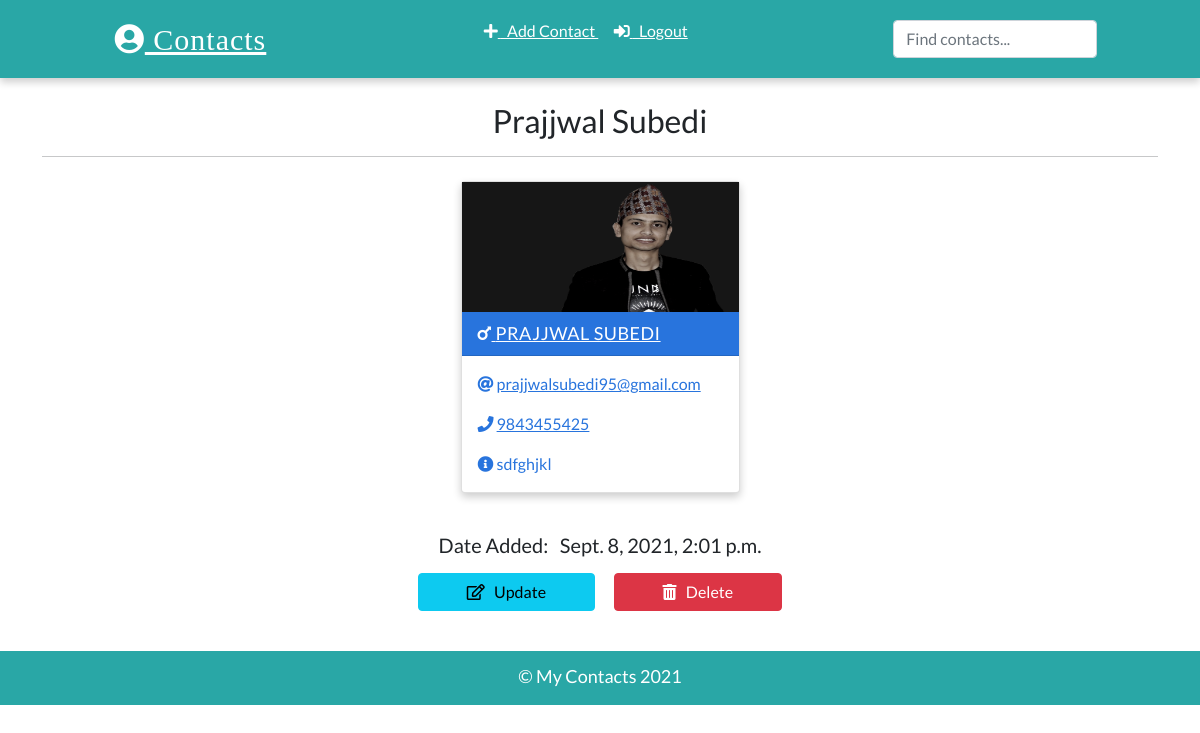
Page /detail/1/ (signed in) on the committed database.
### app/models.py (models this page shows, shortened)
class Contact(models.Model):
    manager = models.ForeignKey(User, on_delete=models.CASCADE, default = None)
    name = models.CharField(max_length=30)
    email = models.EmailField(max_length=100)
    phone = models.IntegerField()
    info = models.CharField(max_length=30)
    gender = models.CharField(max_length=20, choices=(
        ('male', 'Male'),
        ('female', 'Female')
    ))
    image = models.ImageField(upload_to='images/contacts', blank=True)
    date_added = models.DateTimeField(default=datetime.now)
    class Meta:
        ordering = ['-id']

### app/views.py (the view)
# urls.py: path("detail/<int:pk>/", views.ContactDetailView.as_view(), name="detail"),
class ContactDetailView(LoginRequiredMixin, DetailView):
    model = models.Contact
    template_name = "detail.html"
    context_object_name = 'contact'

### templates/detail.html (shortened to what this page needs)
{% extends 'base.html' %}
{% load static %}
{% block content %}
    {% if contact.manager == request.user %}
    <div class="container">
      <h2 class="heading font-weight-light text-center">{{contact.name}}</h2>
      <hr />
    </div>
    <div class="container main-part">
      {% include 'partials/_card.html' %}
    <div class="container mt-3">
      <h5 class="text-center my-3 font-weight-light">Date Added: &nbsp; {{contact.date_added}}</h5>
      <p class="text-center text-light">
        <a class="btn btn-info px-5" href="{% url 'update' contact.id %}">
        <i class="far fa-edit"></i> &nbsp; Update
        </a>
        <a class="btn btn-danger px-5" href="{% url 'delete' contact.id %}">
        <i class="fas fa-trash-alt"></i> &nbsp; Delete
        </a>
        </p>
      </div>
    </div>
    {% else %}
    <div class="container">
      <h2 class="heading font-weight-light text-center">You don't have access to this page</h2>
      <hr />
    </div>
    {% endif %}
{% endblock content %}

### templates/partials/_card.html (shortened to what this page needs)
{% load static %}
 {% if contact.gender == 'male' %}
    <div class="card my-2 mx-2 boy-card {% if 'detail' in request.path %}mx-auto w-25{% endif %}">
        <img src="
        {% if contact.image %}
        {{contact.image.url}}
        {% else %}
        {% static 'images/boy.png' %}
        {% endif %}" class="img-fluid" />
        <div class="card-header">
            <a href="{% url 'detail' contact.id %}" class="text-white header-link"><i class="fas fa-mars mr-2"></i> {{contact.name}}</a>
        </div>
        <div class="card-body pb-0">
            <p>
                <i class="fas fa-at mr-2"></i>
                <a href="mailto:{{contact.email}}">{{contact.email}}</a>
            </p>
            <p>
                <i class="fas fa-phone mr-2"></i>
                <a href="tel:{{contact.phone}}">{{contact.phone}}</a>
            </p>
            <p><i class="fas fa-info-circle mr-2"></i> {{contact.info}}</p>
        </div>
    </div>
    {% endif %}

### static/css/main.css (style rules this page uses)
:root { --back: #29a7a6; --girl: #e64298; --boy: #2874dd; }
body { font-family: Lato, sans-serif; }
.card { box-shadow: 0 4px 8px 0 rgba(0, 0, 0, 0.2); transition: 0.3s; min-width: 250px; box-sizing: border-box; }
img { height: 130px !important; }
.card-header { font-size: 18px; letter-spacing: 0.5px; text-transform: uppercase; }
.boy-card .card-header { background-color: var(--boy); }
.boy-card .card-body, .boy-card .card-body p a { color: var(--boy); }
.card-body p { cursor: pointer; }
.main-part { display: flex; flex-wrap: wrap; justify-content: space-evenly; }

### rows in the picture
Contact: name "Prajjwal Subedi", image (picture), name "PRAJJWAL SUBEDI", email "prajjwalsubedi95@gmail.com", phone "9843455425", info "sdfghjkl", date_added "Sept. 8, 2021, 2:01 p.m."
